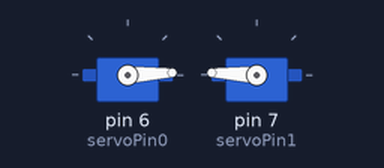
A sketch run on a simulated Arduino Uno, built with avr-gcc and run on an emulated ATmega328P. Shown: 2 × servo.

Above: at 0.05 s.
At 0.85 s:
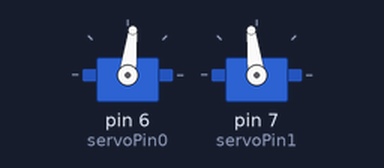
At 1.2 s:
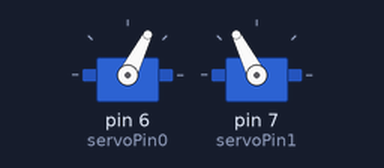
At 1.65 s:
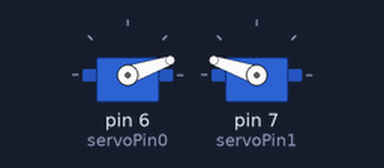
Timing chart, 0 to 4.2 s (numbered marks = the images above):
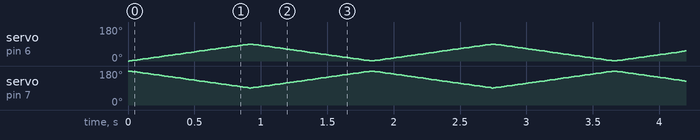

The sketch:

Arms.ino
```cpp
#include <Servo.h>
const int servoPin0 = 6;
const int servoPin1 = 7;


Servo mortor0;
Servo mortor1;
int pos0 = 0;
int pos1 = 0;


void setup() {
  // put your setup code here, to run once:
  mortor0.attach(servoPin0);
  mortor1.attach(servoPin1);


}

void loop()
{
 for (pos0 = 0; pos0 < 90; pos0 += 1) {
 mortor0.write(pos0);
 mortor1.write(180-pos0);
 delay(10);
 }

 for (pos0 = 90; pos0 >= 1; pos0 -= 1) {
 mortor0.write(pos0);
 mortor1.write(180-pos0);
 delay(10);
 }
 }
```
